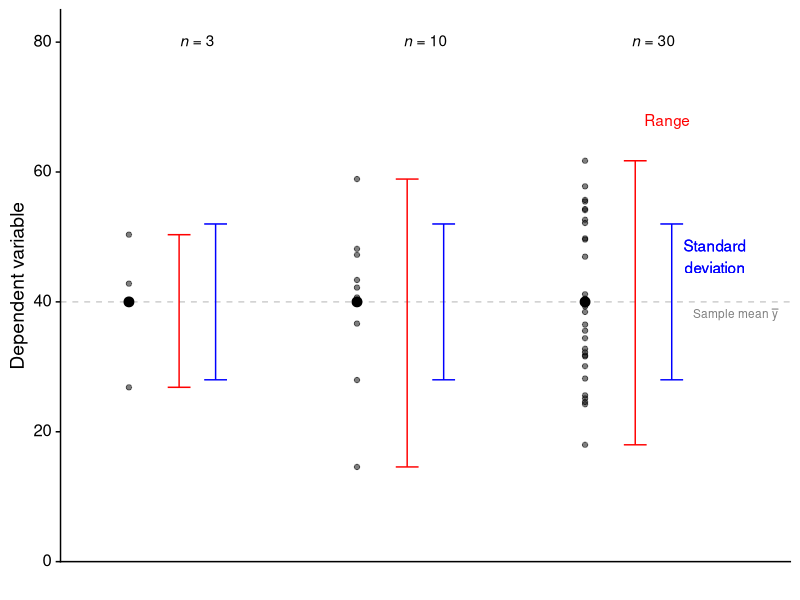
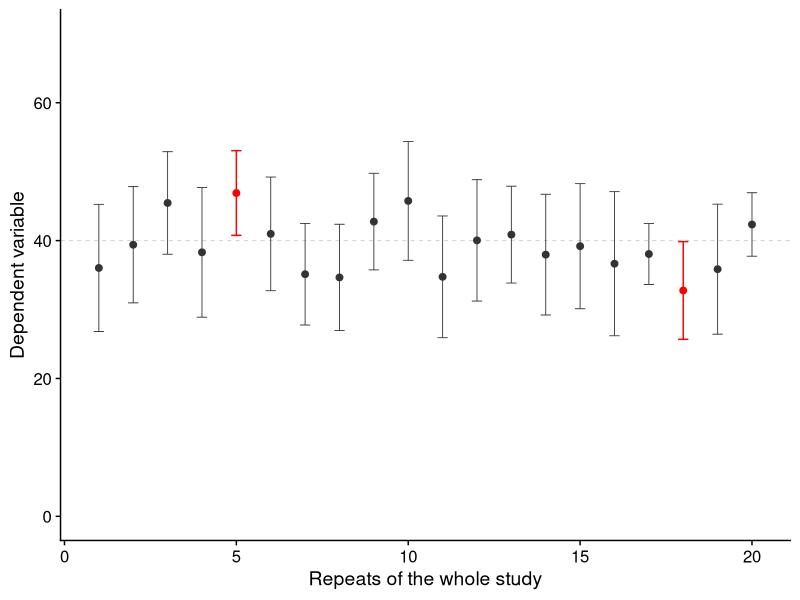
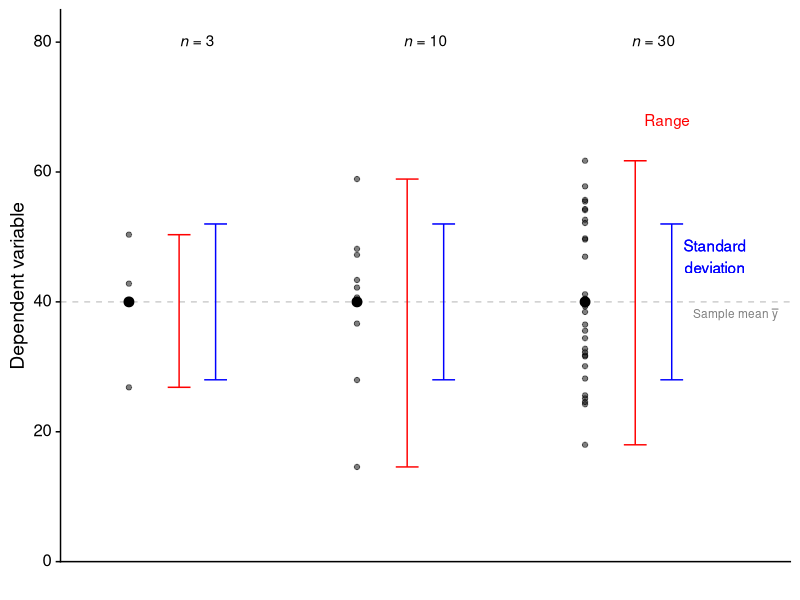

Write R code to recreate these figures, in order.
## ---- chunk 1
knitr::opts_chunk$set(message = FALSE, warning = FALSE, echo = FALSE)
## ---- chunk 2
library(tidyverse)
library(here)
library(readxl)
library(cowplot)
library(ggfortify)
library(ggtext)
library(glue)
library(MASS)
## ---- chunk 3
set.seed=5678
#empirical=T forces mean and sd to be exact
s3 <- MASS::mvrnorm(n=3, mu=40, Sigma=12^2, empirical=TRUE)
s10 <- MASS::mvrnorm(n=10, mu=40, Sigma=12^2, empirical=TRUE)
s30 <- MASS::mvrnorm(n=30, mu=40, Sigma=12^2, empirical=TRUE)

df<-tibble(s=c(rep("s3",3),rep("s10",10),rep("s30",30)),
           values=c(s3,s10,s30)) |>
  mutate(s=factor(s,levels=c("s3","s10","s30")))

df_summary <- df |>
  summarise(n=n(), mean.s = mean(values), sd.s = sd(values), min.s=min(values), max.s = max(values), .by=s) |>
  mutate(label_text = glue("*n* = {n}")) 
## ---- chunk 4
df_summary |>
  ggplot(aes(x = s,y = mean.s)) +
  geom_point(data=df, aes(x=s,y=values),position=position_nudge(-0.3),alpha=0.5) + # plot the whole data sets
  geom_hline(yintercept=40, linetype="dashed", linewidth=0.5, colour="gray80") + # draw a horizontal line at the mean
  geom_point(size=3,position=position_nudge(-0.3)) + # plot the mean
  # geom_point(size=3,position=position_nudge(0.08),colour="blue") +
  geom_errorbar(aes(ymin = mean.s-sd.s, ymax = mean.s + sd.s), width=0.1,position=position_nudge(0.08),colour="blue") +
  geom_errorbar(aes(ymin = min.s, ymax = max.s), width=0.1, position=position_nudge(-0.08),colour="red") +
  geom_richtext(aes(label=label_text),nudge_y=40, fill = NA, label.colour = NA) +
  annotate(geom="text",x=3.27, y=47,label="Standard\ndeviation",colour="blue") +
  annotate(geom="text",x=3.06, y=68,label="Range",colour="red") + 
  annotate(geom="text",x=3.27, y=47,label="Standard\ndeviation",colour="blue") +
  annotate(geom="text",x=3.36, y=38,label="Sample~mean~bar(y)",size=3,colour="grey50",parse=TRUE) +
  labs(x = "",
       y = "Dependent variable") +
  scale_y_continuous(limits=c(0,85),expand=c(0,0)) +
  coord_cartesian(clip = "off") +
  theme_cowplot() +
  theme(axis.text.x=element_blank(),axis.ticks.x=element_blank()) +
  theme(axis.text.y = element_markdown())
## ---- chunk 5
# set.seed(876543212)
alpha<-0.05

mean.pop<-40
sd.pop<-12
n<-10
trials<-20

# uncomment to generate new data
ys <- matrix(rnorm(n*trials,mean=mean.pop,sd=sd.pop),ncol=trials)
sample_means<-colMeans(ys)
sds <- sapply(data.frame(ys),sd)

estimators <- tibble(xs=1:trials,ys=sample_means,sds=sds) |>
  mutate(margins_of_error = abs(qt(alpha/2,df=n-1))*sds/sqrt(n),
         lowers = ys - margins_of_error,
         uppers = ys + margins_of_error,
         colours = ifelse((lowers>mean.pop | uppers < mean.pop),"outside","inside"),
         linewidths = ifelse((lowers > mean.pop | uppers < mean.pop),"thick","thin"),
         fills = ifelse((lowers > mean.pop | uppers < mean.pop),"hollow","filled"))


estimators |>
  ggplot(aes(x=xs,y=ys,colour=colours,size=linewidths)) +
  geom_hline(yintercept=mean.pop,linetype="dashed",linewidth=0.3,colour="gray80") +
  geom_point(size=2) +
  # geom_linerange(aes(ymin = lowers, ymax = uppers)) +  
  geom_errorbar(aes(ymin=ys-margins_of_error,ymax=ys+margins_of_error),width=0.3) +
  scale_colour_manual(values=c(inside="gray20",outside="red")) +
  scale_size_manual(values=c(thick=.5,thin=.3)) +
  scale_shape_manual(values=c(hollow = 1, filled = 19)) +
  labs(x = "Repeats of the whole study",
       y = "Dependent variable") +
  scale_y_continuous(limits=c(0,70)) +
                     # breaks=seq(-3,3),
                     # labels=expression(mu-3*sigma,mu-2*sigma,mu-sigma,mu,mu+sigma,mu+2*sigma,mu+3*sigma)) +
  theme_cowplot() +
  # theme_no_y() +
  theme(legend.position="none")
  # theme(axis.title.y=element_blank())
## ---- chunk 6


df_summary |>
  ggplot(aes(x = s,y = mean.s)) +
  # geom_col(fill="gray90",colour="gray50",width=0.5)+
  geom_point(data=df, aes(x=s,y=values),position=position_nudge(-0.3),alpha=0.5) + # plot the whole data sets
  geom_hline(yintercept=40, linetype="dashed", linewidth=0.5, colour="gray80") + # draw a horizontal line at the mean
  geom_point(size=3,position=position_nudge(-0.3)) + # plot the mean
  # geom_point(size=3,position=position_nudge(0.08),colour="blue") +
  geom_errorbar(aes(ymin = mean.s-sd.s, ymax = mean.s + sd.s), width=0.1,position=position_nudge(0.08),colour="blue") +
  geom_errorbar(aes(ymin = min.s, ymax = max.s), width=0.1, position=position_nudge(-0.08),colour="red") +
  geom_richtext(aes(label=label_text),nudge_y=40, fill = NA, label.colour = NA) +
  annotate(geom="text",x=3.27, y=47,label="Standard\ndeviation",colour="blue") +
  annotate(geom="text",x=3.06, y=68,label="Range",colour="red") + 
  annotate(geom="text",x=3.27, y=47,label="Standard\ndeviation",colour="blue") +
  annotate(geom="text",x=3.36, y=38,label="Sample~mean~bar(y)",size=3,colour="grey50",parse=TRUE) +
  labs(x = "",
       y = "Dependent variable") +
  scale_y_continuous(limits=c(0,85),expand=c(0,0)) +
  coord_cartesian(clip = "off") +
  # facet_wrap(~s) +
  theme_cowplot() +
  theme(axis.text.x=element_blank(),axis.ticks.x=element_blank()) +
  theme(axis.text.y = element_markdown())
